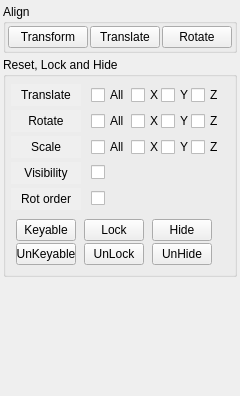
         <widget class="QWidget" name="scrollAreaWidgetContents">
          <property name="geometry">
           <rect>
            <x>0</x>
            <y>0</y>
            <width>239</width>
            <height>396</height>
           </rect>
          </property>
          <layout class="QVBoxLayout" name="verticalLayout_8">
           <property name="spacing">
            <number>4</number>
           </property>
           <property name="leftMargin">
            <number>3</number>
           </property>
           <property name="topMargin">
            <number>4</number>
           </property>
           <property name="rightMargin">
            <number>3</number>
           </property>
           <property name="bottomMargin">
            <number>4</number>
           </property>
           <item>
            <widget class="QGroupBox" name="Align_grp">
             <property name="sizePolicy">
              <sizepolicy hsizetype="Preferred" vsizetype="Fixed">
               <horstretch>0</horstretch>
               <verstretch>0</verstretch>
              </sizepolicy>
             </property>
             <property name="minimumSize">
              <size>
               <width>0</width>
               <height>42</height>
              </size>
             </property>
             <property name="title">
              <string>Align</string>
             </property>
             <layout class="QHBoxLayout" name="horizontalLayout_9">
              <property name="spacing">
               <number>2</number>
              </property>
              <property name="margin">
               <number>2</number>
              </property>
              <item>
               <widget class="QPushButton" name="align_transform_btn">
                <property name="text">
                 <string>Transform</string>
                </property>
               </widget>
              </item>
              <item>
               <widget class="QPushButton" name="align_translate_btn">
                <property name="maximumSize">
                 <size>
                  <width>70</width>
                  <height>16777215</height>
                 </size>
                </property>
                <property name="toolTip">
                 <string>first selection align to second selection</string>
                </property>
                <property name="text">
                 <string>Translate</string>
                </property>
               </widget>
              </item>
              <item>
               <widget class="QPushButton" name="align_rotate_btn">
                <property name="maximumSize">
                 <size>
                  <width>70</width>
                  <height>16777215</height>
                 </size>
                </property>
                <property name="toolTip">
                 <string>first selection align to second selection</string>
                </property>
                <property name="text">
                 <string>Rotate</string>
                </property>
               </widget>
              </item>
              <item>
               <spacer name="align_space_end">
                <property name="orientation">
                 <enum>Qt::Horizontal</enum>
                </property>
                <property name="sizeHint" stdset="0">
                 <size>
                  <width>40</width>
                  <height>20</height>
                 </size>
                </property>
               </spacer>
              </item>
             </layout>
            </widget>
           </item>
           <item>
            <widget class="QGroupBox" name="LockAndHide_grp">
             <property name="sizePolicy">
              <sizepolicy hsizetype="Preferred" vsizetype="Fixed">
               <horstretch>0</horstretch>
               <verstretch>0</verstretch>
              </sizepolicy>
             </property>
             <property name="minimumSize">
              <size>
               <width>0</width>
               <height>220</height>
              </size>
             </property>
             <property name="title">
              <string>Reset, Lock and Hide</string>
             </property>
             <layout class="QHBoxLayout" name="horizontalLayout_12">
              <property name="spacing">
               <number>4</number>
              </property>
              <property name="leftMargin">
               <number>2</number>
              </property>
              <property name="topMargin">
               <number>2</number>
              </property>
              <property name="rightMargin">
               <number>2</number>
              </property>
              <property name="bottomMargin">
               <number>4</number>
              </property>
              <item>
               <layout class="QVBoxLayout" name="verticalLayout_2">
                <property name="bottomMargin">
                 <number>0</number>
                </property>
                <item>
                 <layout class="QGridLayout" name="lh_gridLayout_01">
                  <property name="leftMargin">
                   <number>3</number>
                  </property>
                  <property name="horizontalSpacing">
                   <number>0</number>
                  </property>
                  <item row="0" column="0">
                   <widget class="QPushButton" name="r_translate_btn">
                    <property name="maximumSize">
                     <size>
                      <width>70</width>
                      <height>16777215</height>
                     </size>
                    </property>
                    <property name="autoFillBackground">
                     <bool>true</bool>
                    </property>
                    <property name="text">
                     <string>Translate</string>
                    </property>
                    <property name="flat">
                     <bool>true</bool>
                    </property>
                   </widget>
                  </item>
                  <item row="1" column="5">
                   <widget class="QCheckBox" name="lh_ry_check">
                    <property name="maximumSize">
                     <size>
                      <width>30</width>
                      <height>16777215</height>
                     </size>
                    </property>
                    <property name="text">
                     <string>Y</string>
                    </property>
                   </widget>
                  </item>
                  <item row="3" column="0">
                   <widget class="QPushButton" name="r_visibility_btn">
                    <property name="maximumSize">
                     <size>
                      <width>70</width>
                      <height>16777215</height>
                     </size>
                    </property>
                    <property name="autoFillBackground">
                     <bool>true</bool>
                    </property>
                    <property name="text">
                     <string>Visibility</string>
                    </property>
                    <property name="flat">
                     <bool>true</bool>
                    </property>
                   </widget>
                  </item>
                  <item row="2" column="0">
                   <widget class="QPushButton" name="r_scale_btn">
                    <property name="maximumSize">
                     <size>
                      <width>70</width>
                      <height>16777215</height>
                     </size>
                    </property>
                    <property name="autoFillBackground">
                     <bool>true</bool>
                    </property>
                    <property name="text">
                     <string>Scale</string>
                    </property>
                    <property name="flat">
                     <bool>true</bool>
                    </property>
                   </widget>
                  </item>
                  <item row="2" column="5">
                   <widget class="QCheckBox" name="lh_sy_check">
                    <property name="maximumSize">
                     <size>
                      <width>30</width>
                      <height>16777215</height>
                     </size>
                    </property>
                    <property name="text">
                     <string>Y</string>
                    </property>
                   </widget>
                  </item>
                  <item row="2" column="4">
                   <widget class="QCheckBox" name="lh_sx_check">
                    <property name="maximumSize">
                     <size>
                      <width>30</width>
                      <height>16777215</height>
                     </size>
                    </property>
                    <property name="text">
                     <string>X</string>
                    </property>
                   </widget>
                  </item>
                  <item row="1" column="2">
                   <widget class="QCheckBox" name="lh_rall_check">
                    <property name="maximumSize">
                     <size>
                      <width>35</width>
                      <height>16777215</height>
                     </size>
                    </property>
                    <property name="text">
                     <string>All</string>
                    </property>
                   </widget>
                  </item>
                  <item row="0" column="3">
                   <spacer name="horizontalSpacer_2">
                    <property name="orientation">
                     <enum>Qt::Horizontal</enum>
                    </property>
                    <property name="sizeType">
                     <enum>QSizePolicy::Fixed</enum>
                    </property>
                    <property name="sizeHint" stdset="0">
                     <size>
                      <width>5</width>
                      <height>20</height>
                     </size>
                    </property>
                   </spacer>
                  </item>
                  <item row="1" column="4">
                   <widget class="QCheckBox" name="lh_rx_check">
                    <property name="maximumSize">
                     <size>
                      <width>30</width>
                      <height>16777215</height>
                     </size>
                    </property>
                    <property name="text">
                     <string>X</string>
                    </property>
                   </widget>
                  </item>
                  <item row="2" column="6">
                   <widget class="QCheckBox" name="lh_sz_check">
                    <property name="maximumSize">
                     <size>
                      <width>30</width>
                      <height>16777215</height>
                     </size>
                    </property>
                    <property name="text">
                     <string>Z</string>
                    </property>
                   </widget>
                  </item>
                  <item row="0" column="5">
                   <widget class="QCheckBox" name="lh_ty_check">
                    <property name="maximumSize">
                     <size>
                      <width>30</width>
                      <height>16777215</height>
                     </size>
                    </property>
                    <property name="text">
                     <string>Y</string>
                    </property>
                   </widget>
                  </item>
                  <item row="0" column="6">
                   <widget class="QCheckBox" name="lh_tz_check">
                    <property name="maximumSize">
                     <size>
                      <width>30</width>
                      <height>16777215</height>
                     </size>
                    </property>
                    <property name="text">
                     <string>Z</string>
                    </property>
                   </widget>
                  </item>
                  <item row="1" column="6">
                   <widget class="QCheckBox" name="lh_rz_check">
                    <property name="maximumSize">
                     <size>
                      <width>30</width>
                      <height>16777215</height>
                     </size>
                    </property>
                    <property name="text">
                     <string>Z</string>
                    </property>
                   </widget>
                  </item>
                  <item row="3" column="2">
                   <widget class="QCheckBox" name="lh_vis_check">
                    <property name="maximumSize">
                     <size>
                      <width>35</width>
                      <height>16777215</height>
                     </size>
                    </property>
                    <property name="text">
                     <string/>
                    </property>
                   </widget>
                  </item>
                  <item row="0" column="4">
                   <widget class="QCheckBox" name="lh_tx_check">
                    <property name="maximumSize">
                     <size>
                      <width>30</width>
                      <height>16777215</height>
                     </size>
                    </property>
                    <property name="text">
                     <string>X</string>
                    </property>
                   </widget>
                  </item>
                  <item row="2" column="2">
                   <widget class="QCheckBox" name="lh_sall_check">
                    <property name="maximumSize">
                     <size>
                      <width>35</width>
                      <height>16777215</height>
                     </size>
                    </property>
                    <property name="text">
                     <string>All</string>
                    </property>
                   </widget>
                  </item>
                  <item row="0" column="2">
                   <widget class="QCheckBox" name="lh_tall_check">
                    <property name="maximumSize">
                     <size>
                      <width>35</width>
                      <height>16777215</height>
                     </size>
                    </property>
                    <property name="text">
                     <string>All</string>
                    </property>
                   </widget>
                  </item>
                  <item row="1" column="0">
                   <widget class="QPushButton" name="r_rotate_btn">
                    <property name="maximumSize">
                     <size>
                      <width>70</width>
                      <height>16777215</height>
                     </size>
                    </property>
                    <property name="autoFillBackground">
                     <bool>true</bool>
                    </property>
                    <property name="text">
                     <string>Rotate</string>
                    </property>
                    <property name="flat">
                     <bool>true</bool>
                    </property>
                   </widget>
                  </item>
                  <item row="4" column="2">
                   <widget class="QCheckBox" name="lh_rotateorder_check">
                    <property name="maximumSize">
                     <size>
                      <width>35</width>
                      <height>16777215</height>
                     </size>
                    </property>
                    <property name="text">
                     <string/>
                    </property>
                   </widget>
                  </item>
                  <item row="4" column="0">
                   <widget class="QPushButton" name="r_rotateorder_btn">
                    <property name="maximumSize">
                     <size>
                      <width>70</width>
                      <height>16777215</height>
                     </size>
                    </property>
                    <property name="autoFillBackground">
                     <bool>true</bool>
                    </property>
                    <property name="text">
                     <string>Rot order</string>
                    </property>
                    <property name="flat">
                     <bool>true</bool>
                    </property>
                   </widget>
                  </item>
                  <item row="0" column="1">
                   <spacer name="horizontalSpacer_8">
                    <property name="orientation">
                     <enum>Qt::Horizontal</enum>
                    </property>
                    <property name="sizeType">
                     <enum>QSizePolicy::Fixed</enum>
                    </property>
                    <property name="sizeHint" stdset="0">
                     <size>
                      <width>10</width>
                      <height>20</height>
                     </size>
                    </property>
                   </spacer>
                  </item>
                 </layout>
                </item>
                <item>
                 <layout class="QGridLayout" name="lh_gridLayout_02">
                  <property name="leftMargin">
                   <number>1</number>
                  </property>
                  <property name="rightMargin">
                   <number>1</number>
                  </property>
                  <property name="horizontalSpacing">
                   <number>1</number>
                  </property>
                  <property name="verticalSpacing">
                   <number>2</number>
                  </property>
                  <item row="0" column="2">
                   <widget class="QPushButton" name="lh_h_btn">
                    <property name="maximumSize">
                     <size>
                      <width>60</width>
                      <height>16777215</height>
                     </size>
                    </property>
                    <property name="text">
                     <string>Hide</string>
                    </property>
                   </widget>
                  </item>
                  <item row="0" column="0">
                   <widget class="QPushButton" name="lh_k_btn">
                    <property name="maximumSize">
                     <size>
                      <width>60</width>
                      <height>16777215</height>
                     </size>
                    </property>
                    <property name="text">
                     <string>Keyable</string>
                    </property>
                   </widget>
                  </item>
                  <item row="1" column="2">
                   <widget class="QPushButton" name="lh_uh_btn">
                    <property name="maximumSize">
                     <size>
                      <width>60</width>
                      <height>16777215</height>
                     </size>
                    </property>
                    <property name="text">
                     <string>UnHide</string>
                    </property>
                   </widget>
                  </item>
                  <item row="1" column="1">
                   <widget class="QPushButton" name="lh_ul_btn">
                    <property name="maximumSize">
                     <size>
                      <width>60</width>
                      <height>16777215</height>
                     </size>
                    </property>
                    <property name="text">
                     <string>UnLock</string>
                    </property>
                   </widget>
                  </item>
                  <item row="1" column="0">
                   <widget class="QPushButton" name="lh_uk_btn">
                    <property name="maximumSize">
                     <size>
                      <width>60</width>
                      <height>16777215</height>
                     </size>
                    </property>
                    <property name="text">
                     <string>UnKeyable</string>
                    </property>
                   </widget>
                  </item>
                  <item row="0" column="1">
                   <widget class="QPushButton" name="lh_l_btn">
                    <property name="maximumSize">
                     <size>
                      <width>60</width>
                      <height>16777215</height>
                     </size>
                    </property>
                    <property name="text">
                     <string>Lock</string>
                    </property>
                   </widget>
                  </item>
                 </layout>
                </item>
               </layout>
              </item>
              <item>
               <spacer name="horizontalSpacer_7">
                <property name="orientation">
                 <enum>Qt::Horizontal</enum>
                </property>
                <property name="sizeHint" stdset="0">
                 <size>
                  <width>40</width>
                  <height>20</height>
                 </size>
                </property>
               </spacer>
              </item>
             </layout>
            </widget>
           </item>
           <item>
            <spacer name="verticalSpacer_3">
             <property name="orientation">
              <enum>Qt::Vertical</enum>
             </property>
             <property name="sizeHint" stdset="0">
              <size>
               <width>20</width>
               <height>40</height>
              </size>
             </property>
            </spacer>
           </item>
          </layout>
         </widget>
